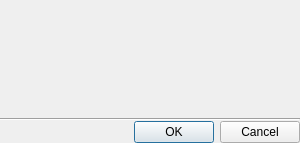
<?xml version="1.0" encoding="UTF-8"?>
<ui version="4.0">
 <class>UnlinkFromCloudDialog</class>
 <widget class="QDialog" name="UnlinkFromCloudDialog">
  <property name="geometry">
   <rect>
    <x>0</x>
    <y>0</y>
    <width>300</width>
    <height>143</height>
   </rect>
  </property>
  <layout class="QVBoxLayout" name="mainLayout">
   <property name="spacing">
    <number>0</number>
   </property>
   <property name="leftMargin">
    <number>0</number>
   </property>
   <property name="topMargin">
    <number>0</number>
   </property>
   <property name="rightMargin">
    <number>0</number>
   </property>
   <property name="bottomMargin">
    <number>0</number>
   </property>
   <item>
    <layout class="QHBoxLayout" name="contentLayout" stretch="0,1">
     <property name="spacing">
      <number>16</number>
     </property>
     <property name="sizeConstraint">
      <enum>QLayout::SetMinAndMaxSize</enum>
     </property>
     <property name="leftMargin">
      <number>16</number>
     </property>
     <property name="topMargin">
      <number>16</number>
     </property>
     <property name="rightMargin">
      <number>16</number>
     </property>
     <property name="bottomMargin">
      <number>16</number>
     </property>
     <item alignment="Qt::AlignTop">
      <widget class="QLabel" name="iconLabel">
       <property name="sizePolicy">
        <sizepolicy hsizetype="Fixed" vsizetype="Fixed">
         <horstretch>0</horstretch>
         <verstretch>0</verstretch>
        </sizepolicy>
       </property>
       <property name="text">
        <string notr="true"/>
       </property>
      </widget>
     </item>
     <item>
      <layout class="QVBoxLayout" name="verticalLayout">
       <property name="spacing">
        <number>8</number>
       </property>
       <item>
        <widget class="QLabel" name="mainLabel">
         <property name="font">
          <font>
           <weight>75</weight>
           <bold>true</bold>
          </font>
         </property>
         <property name="text">
          <string notr="true"/>
         </property>
         <property name="wordWrap">
          <bool>true</bool>
         </property>
        </widget>
       </item>
       <item>
        <widget class="QLabel" name="informativeLabel">
         <property name="text">
          <string notr="true"/>
         </property>
         <property name="wordWrap">
          <bool>true</bool>
         </property>
        </widget>
       </item>
      </layout>
     </item>
    </layout>
   </item>
   <item>
    <widget class="Line" name="line">
     <property name="orientation">
      <enum>Qt::Horizontal</enum>
     </property>
    </widget>
   </item>
   <item>
    <widget class="QDialogButtonBox" name="buttonBox">
     <property name="orientation">
      <enum>Qt::Horizontal</enum>
     </property>
     <property name="standardButtons">
      <set>QDialogButtonBox::Cancel|QDialogButtonBox::Ok</set>
     </property>
    </widget>
   </item>
  </layout>
 </widget>
 <resources/>
 <connections>
  <connection>
   <sender>buttonBox</sender>
   <signal>accepted()</signal>
   <receiver>UnlinkFromCloudDialog</receiver>
   <slot>accept()</slot>
   <hints>
    <hint type="sourcelabel">
     <x>248</x>
     <y>142</y>
    </hint>
    <hint type="destinationlabel">
     <x>157</x>
     <y>142</y>
    </hint>
   </hints>
  </connection>
  <connection>
   <sender>buttonBox</sender>
   <signal>rejected()</signal>
   <receiver>UnlinkFromCloudDialog</receiver>
   <slot>reject()</slot>
   <hints>
    <hint type="sourcelabel">
     <x>299</x>
     <y>142</y>
    </hint>
    <hint type="destinationlabel">
     <x>286</x>
     <y>142</y>
    </hint>
   </hints>
  </connection>
 </connections>
</ui>
